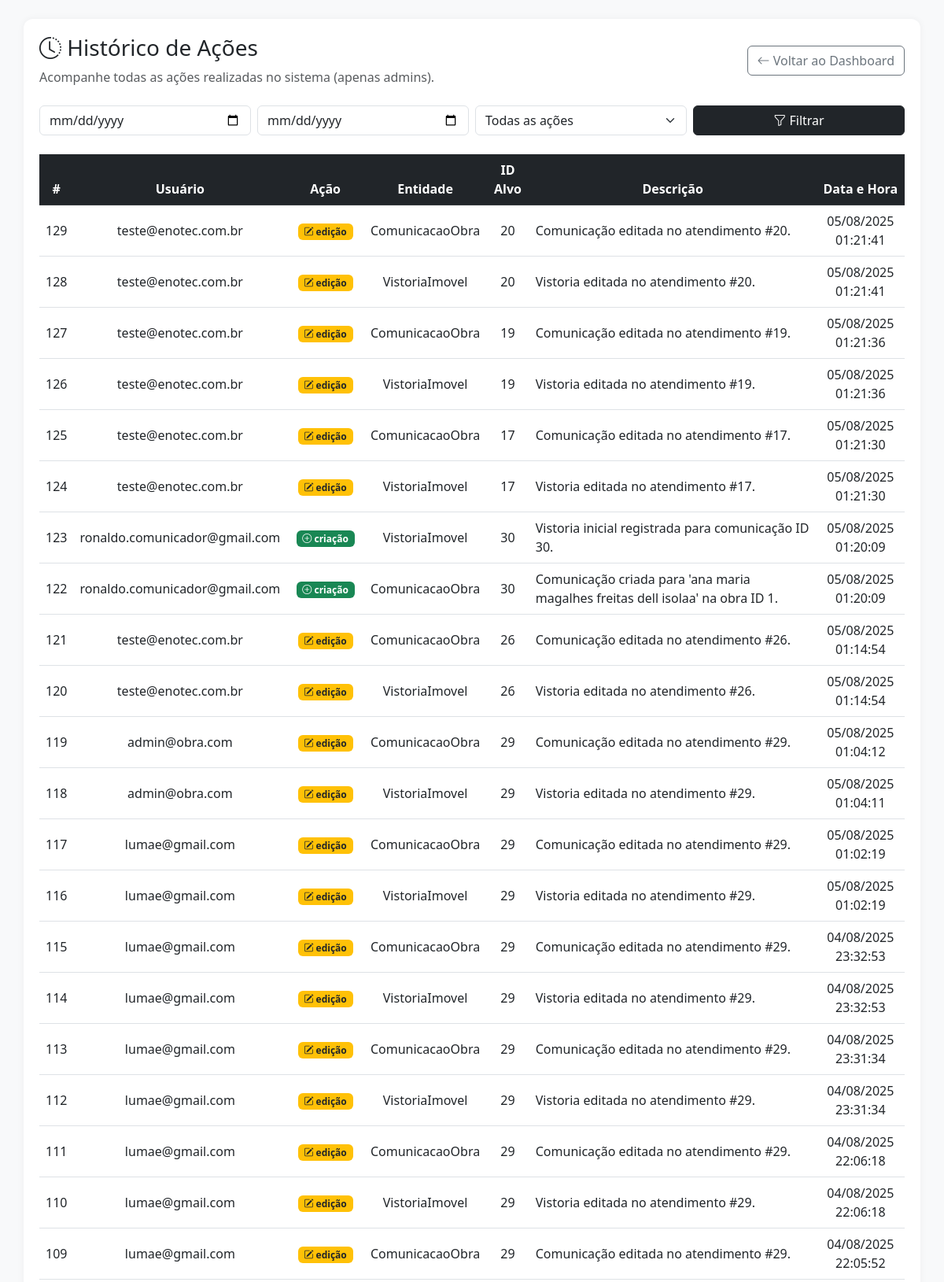
Page /historico (signed in, upper part) on the committed database.
### app/models.py (models this page shows)
class HistoricoAcao(db.Model):
    id = db.Column(db.Integer, primary_key=True)
    usuario_id = db.Column(db.Integer, db.ForeignKey('user.id'), nullable=False)
    tipo_acao = db.Column(db.String(20))
    entidade = db.Column(db.String(50))
    entidade_id = db.Column(db.Integer)
    data_hora = db.Column(db.DateTime, default=datetime.utcnow)
    observacao = db.Column(db.Text)
    usuario = db.relationship("User", backref="historicos")

class User(db.Model):
    id = db.Column(db.Integer, primary_key=True)
    nome = db.Column(db.String(100), nullable=True)  # <-- temporariamente
    email = db.Column(db.String(120), unique=True, nullable=False)
    password = db.Column(db.String(120), nullable=False)
    cargo = db.Column(db.String(50), default="usuario")
    obra_id = db.Column(db.Integer, db.ForeignKey('obra.id'))
    obra = db.relationship('Obra', backref='usuarios')

### app/auth/routes.py (the view)
@auth_bp.route('/historico')
def historico():
    if session.get('cargo') != 'admin':
        flash('Apenas administradores podem acessar o histórico.', 'danger')
        return redirect(url_for('auth.dashboard'))
    query = HistoricoAcao.query.join(User).order_by(HistoricoAcao.data_hora.desc())
    tipo = request.args.get("tipo")
    inicio = request.args.get("inicio")
    fim = request.args.get("fim")
    if tipo:
        query = query.filter(HistoricoAcao.tipo_acao == tipo)
    if inicio:
        query = query.filter(HistoricoAcao.data_hora >= datetime.strptime(inicio, "%Y-%m-%d"))
    if fim:
        query = query.filter(HistoricoAcao.data_hora <= datetime.strptime(fim, "%Y-%m-%d"))
    acoes = query.all()
    return render_template("historico/historico.html", acoes=acoes)

### templates/historico/historico.html (shortened to what this page needs)
<!DOCTYPE html>
<html lang="pt-BR">
<head>
  <link href="https://cdn.jsdelivr.net/npm/bootstrap@5.3.0/dist/css/bootstrap.min.css" rel="stylesheet">
  <link href="https://cdn.jsdelivr.net/npm/bootstrap-icons@1.10.5/font/bootstrap-icons.css" rel="stylesheet">
</head>
<body class="bg-light p-3 p-md-4">
  <div class="container container-box">
    <header class="d-flex flex-column flex-md-row justify-content-between align-items-start align-items-md-center mb-4">
      <div>
        <h3><i class="bi bi-clock-history"></i> Histórico de Ações</h3>
        <p class="text-muted mb-0">Acompanhe todas as ações realizadas no sistema (apenas admins).</p>
      </div>
      <a href="{{ url_for('auth.dashboard') }}" class="btn btn-outline-secondary">
        <i class="bi bi-arrow-left"></i> Voltar ao Dashboard
      </a>
    </header>
    <form class="row g-2 mb-4" method="get">
      <div class="col-md-3">
        <input type="date" name="inicio" class="form-control" value="{{ request.args.inicio }}">
      </div>
      <div class="col-md-3">
        <input type="date" name="fim" class="form-control" value="{{ request.args.fim }}">
      </div>
      <div class="col-md-3">
        <select name="tipo" class="form-select">
          <option value="">Todas as ações</option>
        </select>
      </div>
      <div class="col-md-3 d-grid">
        <button class="btn btn-dark" type="submit"><i class="bi bi-funnel"></i> Filtrar</button>
      </div>
    </form>
    <div class="table-responsive">
      <table class="table table-hover align-middle">
        <thead class="table-dark text-center">
          <tr>
            <th>#</th>
            <th>Usuário</th>
            <th>Ação</th>
            <th>Entidade</th>
            <th>ID Alvo</th>
            <th>Descrição</th>
            <th>Data e Hora</th>
          </tr>
        </thead>
        <tbody class="text-center">
          {% for acao in acoes %}
          <tr>
            <td>{{ acao.id }}</td>
            <td>{{ acao.usuario.email }}</td>
            <td>
              {% if acao.tipo_acao == "criação" %}
              <span class="badge bg-success"><i class="bi bi-plus-circle"></i> {{ acao.tipo_acao }}</span>
              {% elif acao.tipo_acao == "edição" %}
              <span class="badge bg-warning text-dark"><i class="bi bi-pencil-square"></i> {{ acao.tipo_acao }}</span>
              {% elif acao.tipo_acao == "exclusão" %}
              <span class="badge bg-danger"><i class="bi bi-trash3"></i> {{ acao.tipo_acao }}</span>
              {% else %}
              {{ acao.tipo_acao }}
              {% endif %}
            </td>
            <td>{{ acao.entidade }}</td>
            <td>{{ acao.entidade_id }}</td>
            <td class="text-start">{{ acao.observacao }}</td>
            <td>{{ acao.data_hora.strftime('%d/%m/%Y %H:%M:%S') }}</td>
          </tr>
          {% endfor %}
        </tbody>
      </table>
    </div>
  </div>
</body>
</html>

### templates/historico/historico.html (style rules this page uses)
body { background-color: #f8f9fa; }
.container-box { background: #fff; padding: 20px; border-radius: 12px; box-shadow: 0 0 10px rgba(0, 0, 0, 0.05); }

### rows in the picture
HistoricoAcao: id "129", usuario.email "teste@enotec.com.br", tipo_acao "edição", entidade "ComunicacaoObra", entidade_id "20", observacao "Comunicação editada no atendimento #20.", data_hora "05/08/2025 01:21:41"
HistoricoAcao: id "128", usuario.email "teste@enotec.com.br", tipo_acao "edição", entidade "VistoriaImovel", entidade_id "20", observacao "Vistoria editada no atendimento #20.", data_hora "05/08/2025 01:21:41"
HistoricoAcao: id "127", usuario.email "teste@enotec.com.br", tipo_acao "edição", entidade "ComunicacaoObra", entidade_id "19", observacao "Comunicação editada no atendimento #19.", data_hora "05/08/2025 01:21:36"
HistoricoAcao: id "126", usuario.email "teste@enotec.com.br", tipo_acao "edição", entidade "VistoriaImovel", entidade_id "19", observacao "Vistoria editada no atendimento #19.", data_hora "05/08/2025 01:21:36"
HistoricoAcao: id "125", usuario.email "teste@enotec.com.br", tipo_acao "edição", entidade "ComunicacaoObra", entidade_id "17", observacao "Comunicação editada no atendimento #17.", data_hora "05/08/2025 01:21:30"
HistoricoAcao: id "124", usuario.email "teste@enotec.com.br", tipo_acao "edição", entidade "VistoriaImovel", entidade_id "17", observacao "Vistoria editada no atendimento #17.", data_hora "05/08/2025 01:21:30"
HistoricoAcao: id "123", usuario.email "ronaldo.comunicador@gmail.com", tipo_acao "criação", entidade "VistoriaImovel", entidade_id "30", observacao "Vistoria inicial registrada para comunicação ID 30.", data_hora "05/08/2025 01:20:09"
HistoricoAcao: id "122", usuario.email "ronaldo.comunicador@gmail.com", tipo_acao "criação", entidade "ComunicacaoObra", entidade_id "30", observacao "Comunicação criada para 'ana maria magalhes freitas dell isolaa' na obra ID 1.", data_hora "05/08/2025 01:20:09"
HistoricoAcao: id "121", usuario.email "teste@enotec.com.br", tipo_acao "edição", entidade "ComunicacaoObra", entidade_id "26", observacao "Comunicação editada no atendimento #26.", data_hora "05/08/2025 01:14:54"
HistoricoAcao: id "120", usuario.email "teste@enotec.com.br", tipo_acao "edição", entidade "VistoriaImovel", entidade_id "26", observacao "Vistoria editada no atendimento #26.", data_hora "05/08/2025 01:14:54"
HistoricoAcao: id "119", usuario.email "admin@obra.com", tipo_acao "edição", entidade "ComunicacaoObra", entidade_id "29", observacao "Comunicação editada no atendimento #29.", data_hora "05/08/2025 01:04:12"
HistoricoAcao: id "118", usuario.email "admin@obra.com", tipo_acao "edição", entidade "VistoriaImovel", entidade_id "29", observacao "Vistoria editada no atendimento #29.", data_hora "05/08/2025 01:04:11"
HistoricoAcao: id "117", usuario.email "lumae@gmail.com", tipo_acao "edição", entidade "ComunicacaoObra", entidade_id "29", observacao "Comunicação editada no atendimento #29.", data_hora "05/08/2025 01:02:19"
HistoricoAcao: id "116", usuario.email "lumae@gmail.com", tipo_acao "edição", entidade "VistoriaImovel", entidade_id "29", observacao "Vistoria editada no atendimento #29.", data_hora "05/08/2025 01:02:19"
HistoricoAcao: id "115", usuario.email "lumae@gmail.com", tipo_acao "edição", entidade "ComunicacaoObra", entidade_id "29", observacao "Comunicação editada no atendimento #29.", data_hora "04/08/2025 23:32:53"
HistoricoAcao: id "114", usuario.email "lumae@gmail.com", tipo_acao "edição", entidade "VistoriaImovel", entidade_id "29", observacao "Vistoria editada no atendimento #29.", data_hora "04/08/2025 23:32:53"
HistoricoAcao: id "113", usuario.email "lumae@gmail.com", tipo_acao "edição", entidade "ComunicacaoObra", entidade_id "29", observacao "Comunicação editada no atendimento #29.", data_hora "04/08/2025 23:31:34"
HistoricoAcao: id "112", usuario.email "lumae@gmail.com", tipo_acao "edição", entidade "VistoriaImovel", entidade_id "29", observacao "Vistoria editada no atendimento #29.", data_hora "04/08/2025 23:31:34"
HistoricoAcao: id "111", usuario.email "lumae@gmail.com", tipo_acao "edição", entidade "ComunicacaoObra", entidade_id "29", observacao "Comunicação editada no atendimento #29.", data_hora "04/08/2025 22:06:18"
HistoricoAcao: id "110", usuario.email "lumae@gmail.com", tipo_acao "edição", entidade "VistoriaImovel", entidade_id "29", observacao "Vistoria editada no atendimento #29.", data_hora "04/08/2025 22:06:18"
HistoricoAcao: id "109", usuario.email "lumae@gmail.com", tipo_acao "edição", entidade "ComunicacaoObra", entidade_id "29", observacao "Comunicação editada no atendimento #29.", data_hora "04/08/2025 22:05:52"
